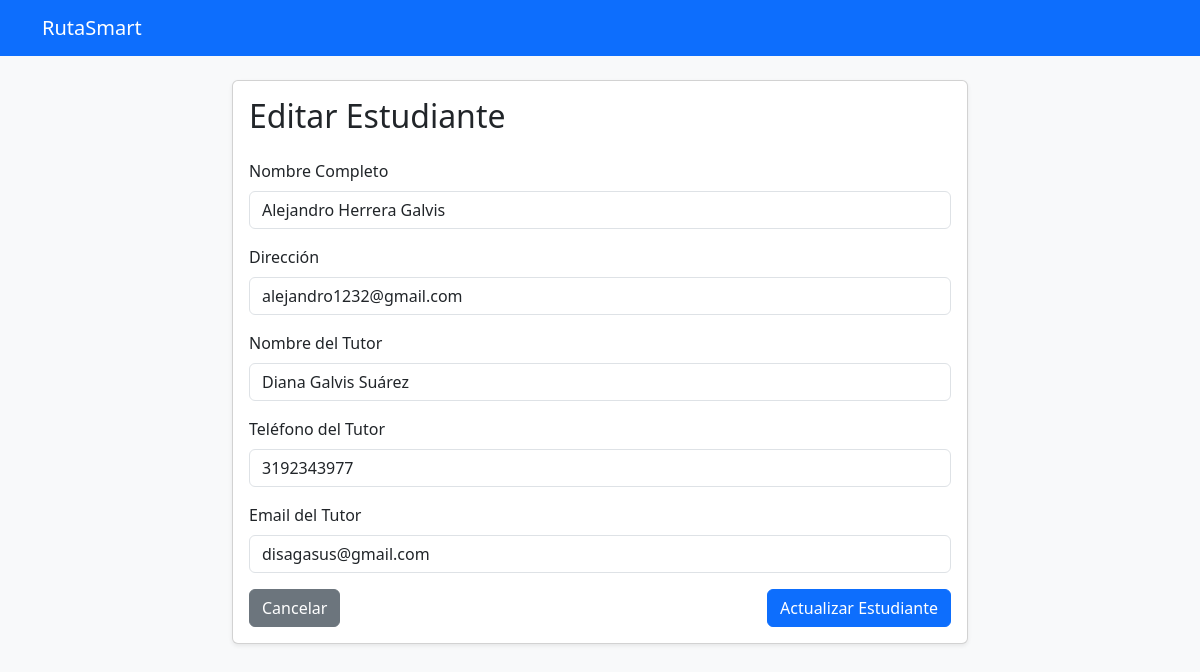
Page /students/2/edit/ (signed in) on the committed database.
### students/models.py (models this page shows, shortened)
class Student(models.Model):
    owner = models.ForeignKey(
        User,
        on_delete=models.CASCADE,
        related_name="students"
    )
    full_name = models.CharField(max_length=120)
    address = models.CharField(max_length=255)
    guardian_name = models.CharField(max_length=120)
    guardian_phone = models.CharField(max_length=20)
    guardian_email = models.EmailField(blank=True, null=True)
    is_active = models.BooleanField(default=True)
    created_at = models.DateTimeField(auto_now_add=True)
    updated_at = models.DateTimeField(auto_now=True)
    class Meta:
        ordering = ["full_name"]

### students/views.py (the view)
# urls.py: path("<int:pk>/edit/", views.student_update, name="student_update"),
@login_required
def student_update(request, pk):
    student = get_object_or_404(Student, pk=pk, owner=request.user)
    if request.method == "POST":
        form = StudentForm(request.POST, instance=student)
        if form.is_valid():
            form.save()
            messages.success(request, "Estudiante actualizado exitosamente.")
            return redirect("student_list")
    else:
        form = StudentForm(instance=student)
    return render(request, "students/student_form.html", {
        "form": form,
        "title": "Editar Estudiante",
        "button_text": "Actualizar Estudiante"
    })

### students/forms.py
class StudentForm(forms.ModelForm):
    class Meta:
        model = Student
        fields = [
            "full_name",
            "address",
            "guardian_name",
            "guardian_phone",
            "guardian_email",
        ]
        widgets = {
            "full_name": forms.TextInput(attrs={
                "class": "form-control",
                "placeholder": "Ingrese el nombre completo del estudiante"
            }),
            "address": forms.TextInput(attrs={
                "class": "form-control",
                "placeholder": "Ingrese la dirección del estudiante"
            }),
            "guardian_name": forms.TextInput(attrs={
                "class": "form-control",
                "placeholder": "Ingrese el nombre del tutor"
            }),
            "guardian_phone": forms.TextInput(attrs={
                "class": "form-control",
                "placeholder": "Ingrese el número de teléfono del tutor"
            }),
            "guardian_email": forms.EmailInput(attrs={
                "class": "form-control",
                "placeholder": "Ingrese el correo electrónico del tutor (opcional)"
            }),
        }

### students/templates/students/student_form.html (shortened to what this page needs)
{% extends "base.html" %}
{% block content %}
<div class="row justify-content-center">
    <div class="col-lg-8">
        <div class="card shadow-sm">
            <div class="card-body">
                <h2 class="mb-4">{{ title }}</h2>
                <form method="post">
                    <div class="mb-3">
                        <label class="form-label">Nombre Completo</label>
                        {{ form.full_name }}
                    </div>
                    <div class="mb-3">
                        <label class="form-label">Dirección</label>
                        {{ form.address }}
                    </div>
                    <div class="mb-3">
                        <label class="form-label">Nombre del Tutor</label>
                        {{ form.guardian_name }}
                    </div>
                    <div class="mb-3">
                        <label class="form-label">Teléfono del Tutor</label>
                        {{ form.guardian_phone }}
                    </div>
                    <div class="mb-3">
                        <label class="form-label">Email del Tutor</label>
                        {{ form.guardian_email }}
                    </div>
                    <div class="d-flex justify-content-between">
                        <a href="{% url 'student_list' %}" class="btn btn-secondary">Cancelar</a>
                        <button type="submit" class="btn btn-primary">{{ button_text }}</button>
                    </div>
                </form>
            </div>
        </div>
    </div>
</div>
{% endblock %}

### rows in the picture
Student: full_name "Alejandro Herrera Galvis", address "alejandro1232@gmail.com", guardian_name "Diana Galvis Suárez", guardian_phone "3192343977", guardian_email "disagasus@gmail.com"

### other values in the picture
{{ title }} "Editar Estudiante"
{{ button_text }} "Actualizar Estudiante"
